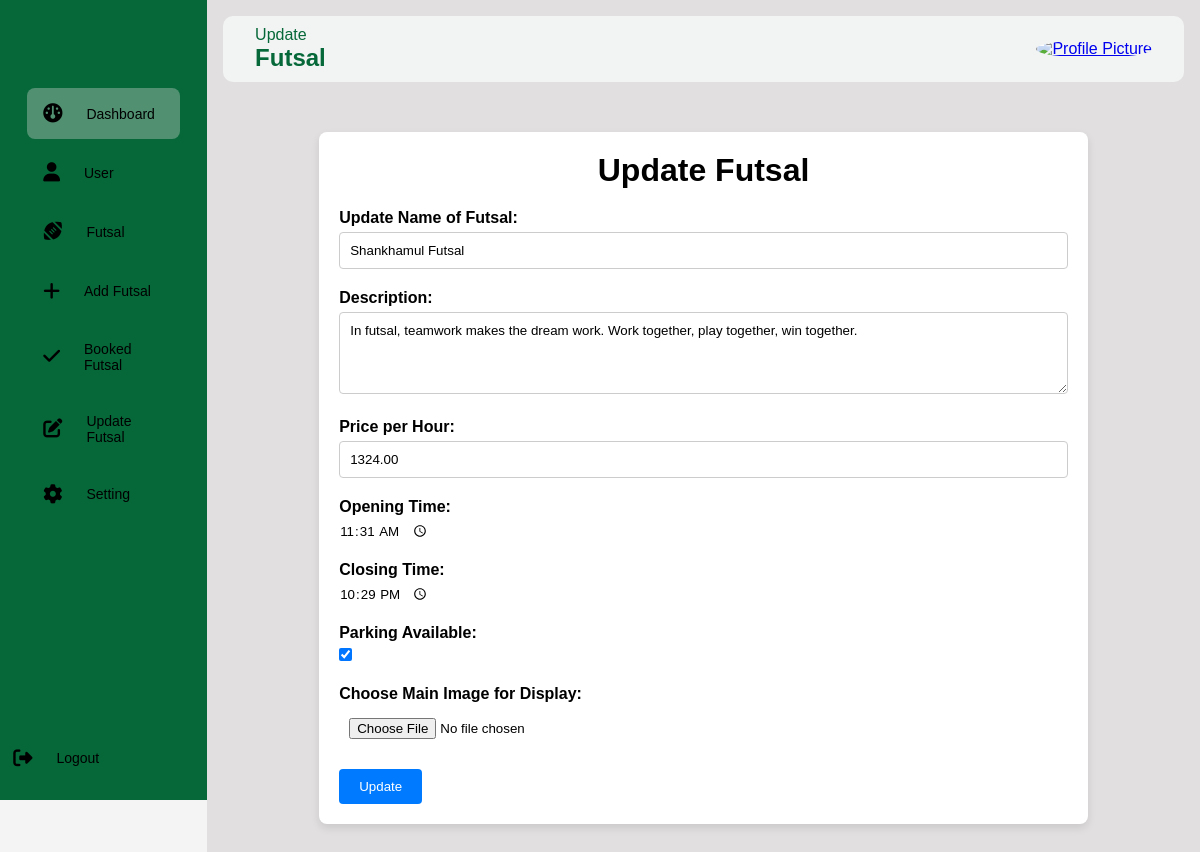
Screenshot of /Backend/Admin/UpdateFutsal.php?id=1 with the database file from the repository.
### tables this page shows
CREATE TABLE `futsal_info` (
  `id` INT NOT NULL AUTO_INCREMENT,
  `name` VARCHAR(50) NOT NULL,
  `img_path` VARCHAR(255) NOT NULL,
  `description` VARCHAR(255) DEFAULT NULL,
  `location` VARCHAR(55) NOT NULL,
  `parking_available` TINYINT DEFAULT NULL,
  `price_per_hour` DECIMAL(10,2) DEFAULT NULL,
  `opening_time` TIME DEFAULT NULL,
  `closing_time` TIME DEFAULT NULL,
  PRIMARY KEY (`id`)
);

### Backend/Admin/UpdateFutsal.php (the view, shortened to what this page needs)
<?php
include './assets/includes/connect.php';
include("./assets/includes/sidebar.php");
if (isset($_GET['id'])) {
    $futsal_id = $_GET['id'];
    $sql = "SELECT * FROM futsal_info WHERE id = $futsal_id";
    $result = mysqli_query($con, $sql);
    if (mysqli_num_rows($result) > 0) {
        $futsal = mysqli_fetch_assoc($result);
        $futsal_name = $futsal['name'];
        $description = $futsal['description'];
        $price_per_hour = $futsal['price_per_hour'];
        $opening_time = $futsal['opening_time'];
        $closing_time = $futsal['closing_time'];
        $parking_available = $futsal['parking_available'];
    } else {
        echo "Futsal not found";
        exit;
    }
} else {
    echo "Futsal ID not provided";
    exit;
}
?>
<div class="main--content">
    <div class="header--wrapper">
        <div class="header--title">
            <span>Update</span>
            <h2>Futsal</h2>
        </div>
        <div class="user--info">
            <?php if (isset($row['profile']) && !empty($row['profile'])) { ?>
                <a href="../User/profile.php"><img src="../User/uploads/<?php echo $row['profile']; ?>" alt="Profile Picture" class="profile-picture"></a>
            <?php } else { ?>
                <a href="../User/profile.php"><img src="../User/uploads/default.png" alt="Profile Picture" class="profile-picture"></a>
            <?php } ?>
        </div>
    </div>
    <div class="container">
        <div class="card">
            <h1 class="card-title">Update Futsal</h1>
            <form action="adminupdate.php" method="POST" enctype="multipart/form-data">
                <div class="form-group">
                    <label for="futsal_name">Update Name of Futsal:</label>
                    <input type="text" id="futsal_name" name="futsal_name" value="<?php echo ($futsal_name); ?>" required>
                </div>
                <div class="form-group">
                    <label for="description">Description:</label>
                    <textarea id="description" name="description" rows="4" required><?php echo ($description); ?></textarea>
                </div>
                <div class="form-group">
                    <label for="price_per_hour">Price per Hour:</label>
                    <input type="number" id="price_per_hour" name="price_per_hour" min="0" value="<?php echo ($price_per_hour); ?>" required>
                </div>
                <div class="form-group">
                    <label for="opening_time">Opening Time:</label>
                    <input type="time" id="opening_time" name="opening_time" value="<?php echo ($opening_time); ?>" required>
                </div>
                <div class="form-group">
                    <label for="closing_time">Closing Time:</label>
                    <input type="time" id="closing_time" name="closing_time" value="<?php echo ($closing_time); ?>" required>
                </div>
                <div class="form-group">
                    <label for="parking_available">Parking Available:</label>
                    <input type="checkbox" id="parking_available" name="parking_available" <?php echo $parking_available ? 'checked' : ''; ?>>
                </div>
                <div class="form-group">
                    <label for="main_image">Choose Main Image for Display:</label>
                    <input type="file" id="main_image" name="main_image" accept="image/*">
                </div>
                <button type="submit" name="savechanges">Update</button>
            </form>
        </div>
    </div>
</div>
</body>
</html>

### Backend/Admin/assets/css/admin.css (style rules this page uses)
* { margin: 0px; padding: 0px; border: none; outline: none; box-sizing: border-box; font-family: "Poppins", sans-serif; }
body { display: flex; }
.main--content { position: relative; background: rgb(225, 223, 223); width: 100%; padding: 1rem; }
.header--wrapper { display: flex; justify-content: space-between; align-items: center; flex-wrap: wrap; background: #f2f4f3; border-radius: 10px; padding: 10px 2rem; margin-bottom: 1rem; }
.header--title { color: #066839; }

### Backend/Admin/assets/css/addfutsal.css (style rules this page uses)
* { margin: 0px; padding: 0px; border: none; outline: none; box-sizing: border-box; font-family: "Poppins", sans-serif; }
body { display: flex; }
.main--content { position: relative; background: rgb(225, 223, 223); width: 100%; padding: 1rem; }
.header--wrapper { display: flex; justify-content: space-between; align-items: center; flex-wrap: wrap; background: #f2f4f3; border-radius: 10px; padding: 10px 2rem; margin-bottom: 1rem; }
.header--title { color: #066839; }
body { font-family: Arial, sans-serif; margin: 0; padding: 0; background-color: #f4f4f4; }
.container { margin: 50px auto; width: 80%; }
.card { background: #fff; border-radius: 8px; box-shadow: 0 4px 8px rgba(0, 0, 0, 0.1); padding: 20px; }
.card-title { margin-bottom: 20px; text-align: center; }
.form-group { margin-bottom: 20px; }
label { display: block; font-weight: bold; margin-bottom: 5px; }
input[type="text"], textarea,input[type="number"] { width: 100%; padding: 10px; border: 1px solid #ccc; border-radius: 4px; box-sizing: border-box; resize: vertical; }
input[type="file"] { width: 100%; padding: 10px; box-sizing: border-box; }
button { padding: 10px 20px; background-color: #007bff; border: none; color: #fff; border-radius: 4px; cursor: pointer; }

### Backend/Admin/assets/css/booked.css (style rules this page uses)
* { margin: 0px; padding: 0px; border: none; outline: none; box-sizing: border-box; font-family: "Poppins", sans-serif; }
body { display: flex; }
.main--content { position: relative; background: rgb(225, 223, 223); width: 100%; padding: 1rem; }
.header--wrapper img { width: 50px; height: 50px; cursor: pointer; border-radius: 50%; }
.header--wrapper { display: flex; justify-content: space-between; align-items: center; flex-wrap: wrap; background: #f2f4f3; border-radius: 10px; padding: 10px 2rem; margin-bottom: 1rem; }
.header--title { color: #066839; }
.user--info { display: flex; align-items: center; gap: 1rem; }

### Backend/Admin/assets/css/futsal.css (style rules this page uses)
* { margin: 0px; padding: 0px; border: none; outline: none; box-sizing: border-box; font-family: "Poppins", sans-serif; }
body { display: flex; }
.main--content { position: relative; background: rgb(225, 223, 223); width: 100%; padding: 1rem; }
.header--wrapper img { width: 50px; height: 50px; cursor: pointer; border-radius: 50%; }
.header--wrapper { display: flex; justify-content: space-between; align-items: center; flex-wrap: wrap; background: #f2f4f3; border-radius: 10px; padding: 10px 2rem; margin-bottom: 1rem; }
.header--title { color: #066839; }
.user--info { display: flex; align-items: center; gap: 1rem; }

### Backend/Admin/assets/css/update.css (style rules this page uses)
* { margin: 0px; padding: 0px; border: none; outline: none; box-sizing: border-box; font-family: "Poppins", sans-serif; }
body { display: flex; }
.main--content { position: relative; background: rgb(225, 223, 223); width: 100%; padding: 1rem; }
.header--wrapper img { width: 50px; height: 50px; cursor: pointer; border-radius: 50%; }
.header--wrapper { display: flex; justify-content: space-between; align-items: center; flex-wrap: wrap; background: #f2f4f3; border-radius: 10px; padding: 10px 2rem; margin-bottom: 1rem; }
.header--title { color: #066839; }
.user--info { display: flex; align-items: center; gap: 1rem; }
body { font-family: Arial, sans-serif; margin: 0; padding: 0; background-color: #f4f4f4; }
.container { margin: 50px auto; width: 80%; }
.card { background: #fff; border-radius: 8px; box-shadow: 0 4px 8px rgba(0, 0, 0, 0.1); padding: 20px; }
.card-title { margin-bottom: 20px; text-align: center; }
.form-group { margin-bottom: 20px; }
label { display: block; font-weight: bold; margin-bottom: 5px; }
input[type="text"], textarea { width: 100%; padding: 10px; border: 1px solid #ccc; border-radius: 4px; box-sizing: border-box; resize: vertical; }
input[type="file"] { width: 100%; padding: 10px; box-sizing: border-box; }
button { padding: 10px 20px; background-color: #007bff; border: none; color: #fff; border-radius: 4px; cursor: pointer; }

### rows the page displays
futsal_info: futsal_name "Shankhamul Futsal", description "In futsal, teamwork makes the dream work. Work together, play together, win together.", price_per_hour "1324.00", opening_time "11:31:00", closing_time "22:29:00", parking_available "☑"
